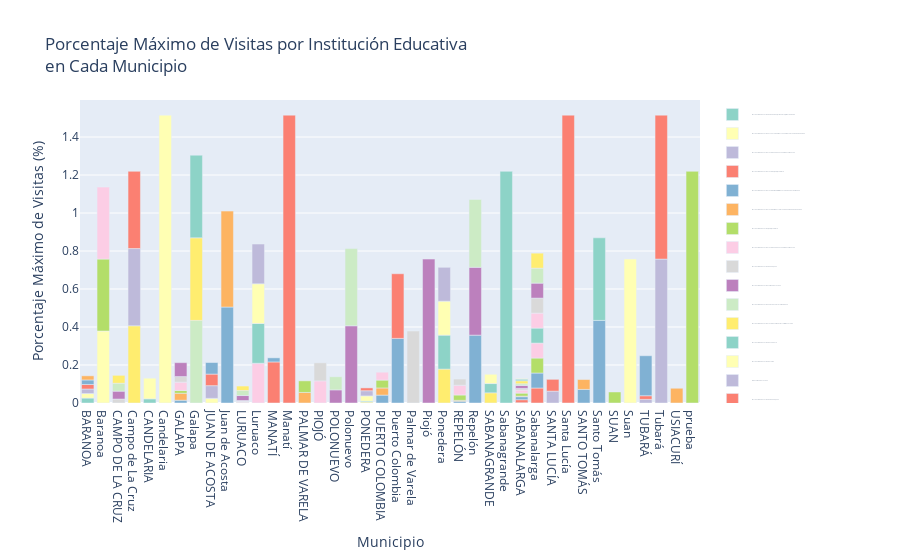

This figure's notebook cell:
### Code cell
# Agrupar por 'Municipio' y 'Nombre IED' y calcular el número máximo de 'N° Visita'
municipio_institucion_visita = df.groupby(['Municipio', 'Nombre IED'])['N° Visita'].max().reset_index()

# Agrupar por 'Municipio' y calcular el total de 'N° Visita'
total_visitas_municipio = df.groupby(['Municipio'])['N° Visita'].sum().reset_index()

# Combinar ambos DataFrames para calcular el porcentaje
municipio_institucion_visita = municipio_institucion_visita.merge(total_visitas_municipio, on='Municipio', suffixes=('', '_Total'))

# Calcular el porcentaje
municipio_institucion_visita['Porcentaje Visitas'] = (municipio_institucion_visita['N° Visita'] / municipio_institucion_visita['N° Visita_Total']) * 100

# Cambiar nombre de columnas
municipio_institucion_visita = municipio_institucion_visita.rename(columns={'Nombre IED': 'Institución Educativa', 'N° Visita': 'Máximo Visitas'})

# Crear el gráfico de barras con Plotly Express
fig = px.bar(
    municipio_institucion_visita,
    x='Municipio',
    y='Porcentaje Visitas',
    color='Institución Educativa',
    title='Porcentaje Máximo de Visitas por Institución Educativa<br>en Cada Municipio',
    labels={
        'Municipio': 'Municipio',
        'Porcentaje Visitas': 'Porcentaje Máximo de Visitas (%)',
        'Institución Educativa': 'Institución Educativa'
    },
    color_discrete_sequence=px.colors.qualitative.Set3  # Opcional: Cambia la paleta de colores
)

# Configurar la leyenda para ocultar nombres y mostrar solo colores
fig.update_layout(
    legend=dict(
        traceorder='normal',
        yanchor='top',
        y=1,
        xanchor='left',
        x=1.02,
        title_text='',  # Oculta el título de la leyenda
        font=dict(size=1),  # Establece el tamaño de la fuente a 0 para ocultar nombres
        bgcolor='rgba(255, 255, 255, 0.8)'  # Fondo semitransparente para la leyenda
    ),
    margin=dict(r=200)  # Espacio adicional en el lado derecho para la leyenda
)

# Mostrar el gráfico
fig.show()
